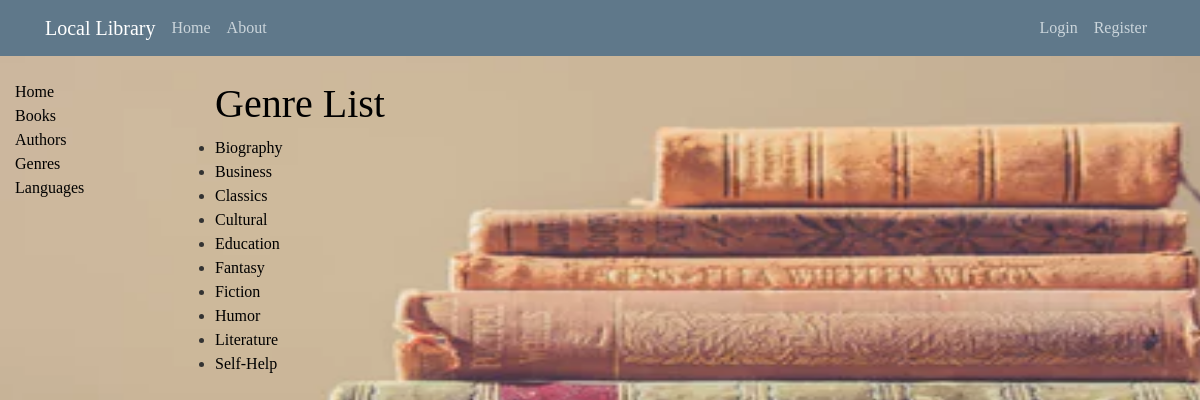
The page /genres/ on the database its author committed.
### catalog/models.py (models this page shows, shortened)
class Genre(models.Model):
    name = models.CharField(max_length=200, unique=True, help_text= 'Enter a book genre (e.g. Science Fiction)')
    def get_absolute_url(self):
        return reverse('genre-detail', args=[str(self.id)])

### catalog/views.py (the view)
# urls.py: path('genres/', views.GenreListView.as_view(), name='genres'),
class GenreListView(generic.ListView):
	model = Genre
	ordering = ['name']

### catalog/templates/catalog/genre_list.html
{% extends 'catalog/base_generic.html' %}
{% block content %}
	<h1>Genre List</h1>
	{% if genre_list %}
	<ul>
		{% for genre in genre_list %}
		<li>
			<a href="{{ genre.get_absolute_url }}">{{ genre.name }}</a>
		</li>
		{% endfor %}
	</ul>
	{% else %}
		<p>There are no genres in the library.</p>
	{% endif %}
{% endblock %}

### catalog/static/catalog/css/styles.css (style rules this page uses)
body { background: #fafafa; color: #333333; margin-top: 5rem; }
h1, h2, h3, h4, h5, h6 { color: black; }
ul { margin: 0; }
body a { text-decoration: none; color: black; }
* { margin: 0; padding: 0; font-family: Century Gothic; }
#bg { background-size: 1550px 768px; background-repeat: no-repeat; background-position: center; background-attachment: fixed; }

### rows shown on the page
Genre: name "Biography"
Genre: name "Business"
Genre: name "Classics"
Genre: name "Cultural"
Genre: name "Education"
Genre: name "Fantasy"
Genre: name "Fiction"
Genre: name "Humor"
Genre: name "Literature"
Genre: name "Self-Help"
